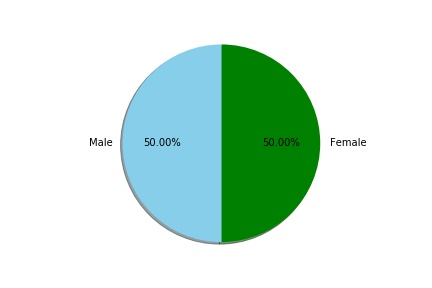

Here is the Python script that generated this plot:
# -*- coding: utf-8 -*-
"""
Created on Sun Feb 23 17:29:02 2020

@author: Rajesh
"""
5. How many are Male Staff and how many are Female Staff. 
   Show both in numbers and Graphically using Pie Chart.  
   Show both numbers and in percentage.
   
import pandas as pd
df = pd.read_csv('E:\PYTHON CODE Challenges\Pandas\Salaries.csv')

df[(df['sex'] == 'Female')].count()

df[(df['sex'] == 'Male')].count()

df['sex'].count()


df[(df['sex'] == 'Female')].count()

---------------------------------------------------------------------------------------------------

import matplotlib.pyplot as plt

labels = 'Female','Male'
sizes = [39 , 39]
colors = ['green','skyblue']
explode = (0,0)

plt.pie(sizes , explode = explode , labels = labels , colors = colors , autopct = '%1.2f%%' , shadow = True , startangle = 270)
plt.axis('equal')

plt.savefig('E:\Forsk Pandas\Male_Female_Pie_Details.jpg')
plt.show








